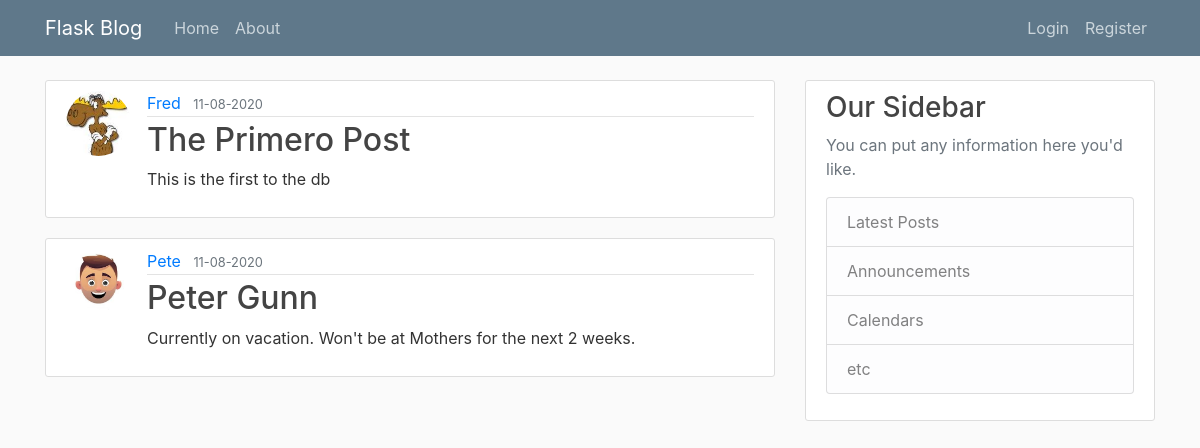
Page /home on the earlier database version.
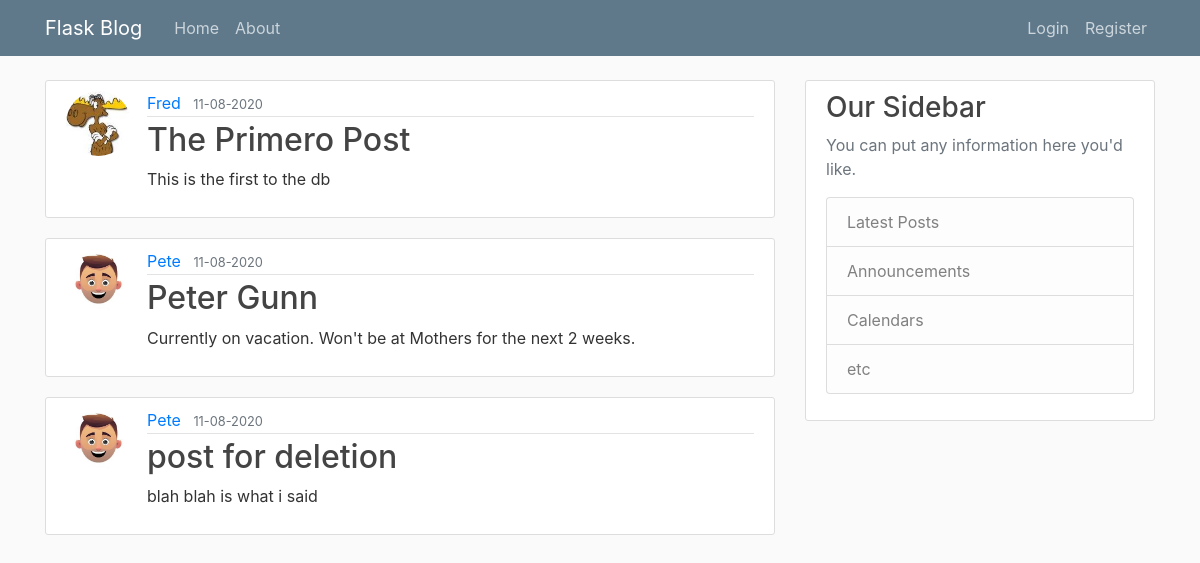
Same page on the later database version.
### flaskblog/models.py (models this page shows, shortened)
class Post(db.Model):
    id = db.Column(db.Integer, primary_key=True)
    title = db.Column(db.String(100), nullable=False)
    date_posted = db.Column(db.DateTime, nullable=False,
                            default=datetime.utcnow)
    content = db.Column(db.Text, nullable=False)
    user_id = db.Column(db.Integer, db.ForeignKey('user.id'), nullable=False)

class User(db.Model, UserMixin):
    id = db.Column(db.Integer, primary_key=True)
    username = db.Column(db.String(20), unique=True, nullable=False)
    email = db.Column(db.String(120), unique=True, nullable=False)
    image_file = db.Column(db.String(20), nullable=False,
                           default='default.jpg')
    password = db.Column(db.String(60), nullable=False)
    posts = db.relationship('Post', backref='author', lazy=True)

### flaskblog/routes.py (the view)
@app.route('/')
@app.route('/home')
def home():
    posts = Post.query.all()
    return render_template('home.html', posts=posts)

### flaskblog/templates/home.html
{% extends "layout.html" %}
{% block content %}
    {% for post in posts %}
        <article class="media content-section">
            <img class="rounded-circle article-img" src="{{ url_for('static', filename='profile_pics/' + post.author.image_file) }}" alt="">
            <div class="media-body">
                <div class="article-metadata">
                    <a class="mr-2" href="#">{{ post.author.username }}</a>
                    <small class="text-muted">{{ post.date_posted.strftime('%d-%m-%Y') }}</small>
                </div>
                <h2><a class="article-title" href="{{ url_for('post', post_id=post.id) }}">{{ post.title }}</a></h2>
                <p class="article-content">{{ post.content }}</p>
            </div>
        </article>
    {% endfor %}
{% endblock content %}

### flaskblog/templates/layout.html (shortened to what this page needs)
<!DOCTYPE html>
<html lang="en">
  <head>
    <link
      rel="stylesheet"
      href="https://stackpath.bootstrapcdn.com/bootstrap/4.5.0/css/bootstrap.min.css"
    />
    <link rel="stylesheet" type="text/css" href="{{ url_for('static', filename='main.css') }}" />
  </head>
  <body>
    <header class="site-header">
      <nav class="navbar navbar-expand-md navbar-dark bg-steel fixed-top">
        <div class="container">
          <a class="navbar-brand mr-4" href="/">Flask Blog</a>
          <div class="collapse navbar-collapse" id="navbarToggle">
            <div class="navbar-nav mr-auto">
              <a class="nav-item nav-link" href="{{url_for('home')}}">Home</a>
              <a class="nav-item nav-link" href="{{url_for('about')}}">About</a>
            </div>
            <div class="navbar-nav">
              {% if current_user.is_authenticated %}
              <a class="nav-item nav-link" href="{{url_for('new_post')}}">New Post</a>
              <a class="nav-item nav-link" href="{{url_for('account')}}">Account</a>
              <a class="nav-item nav-link" href="{{url_for('logout')}}">Logout</a>
              {% else %}
                <a class="nav-item nav-link" href="{{url_for('login')}}">Login</a>
                <a class="nav-item nav-link" href="{{url_for('register')}}">Register</a>
              {% endif %}
            </div>
          </div>
        </div>
      </nav>
    </header>
    <main role="main" class="container">
        <div class="row">
          <div class="col-md-8">
            {% block content %}{% endblock %}
          </div>
          <div class="col-md-4">
            <div class="content-section">
              <h3>Our Sidebar</h3>
              <p class='text-muted'>You can put any information here you'd like.
                <ul class="list-group">
                  <li class="list-group-item list-group-item-light">Latest Posts</li>
                  <li class="list-group-item list-group-item-light">Announcements</li>
                  <li class="list-group-item list-group-item-light">Calendars</li>
                  <li class="list-group-item list-group-item-light">etc</li>
                </ul>
              </p>
            </div>
          </div>
        </div>
      </main>
  </body>
</html>

### flaskblog/static/main.css (style rules this page uses)
body { background: #fafafa; color: #333333; margin-top: 5rem; }
h1, h2, h3, h4, h5, h6 { color: #444444; }
.bg-steel { background-color: #5f788a; }
.site-header .navbar-nav .nav-link { color: #cbd5db; }
.content-section { background: #ffffff; padding: 10px 20px; border: 1px solid #dddddd; border-radius: 3px; margin-bottom: 20px; }
.article-title { color: #444444; }
.article-content { white-space: pre-line; }
.article-img { height: 65px; width: 65px; margin-right: 16px; }
.article-metadata { padding-bottom: 1px; margin-bottom: 4px; border-bottom: 1px solid #e3e3e3; }

Differences in the rows shown:
added Post: image_file (placeholder picture), author.username "Pete", date_posted "11-08-2020", title "post for deletion", content "blah blah is what i said"
